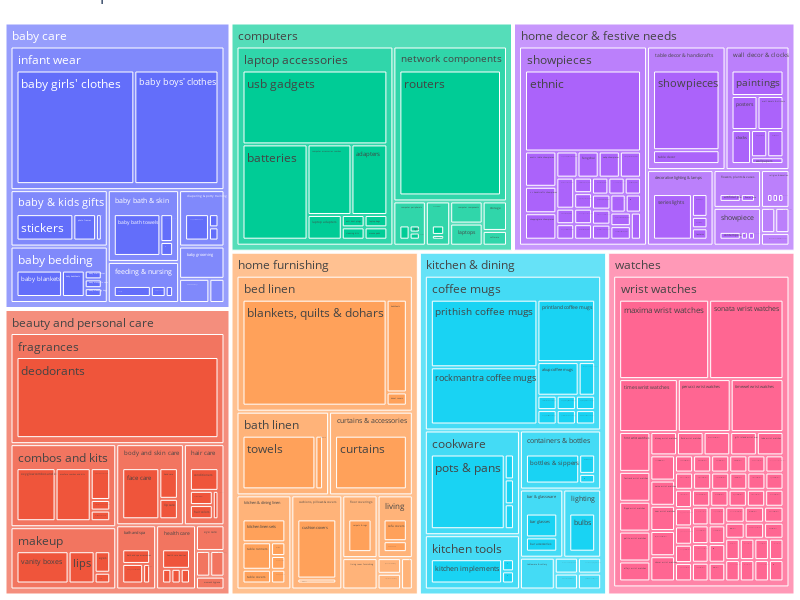

Notebook cell for this chart:
### Markdown cell above
Je visualize avec Treemap pour observer la différence de rendu avec sunburst pour utiliser lors de la présentation

### Code cell
fig = px.treemap(df, path=['category_lvl_1', 'category_lvl_2', 'category_lvl_3'])  
  
fig.update_layout(  
    margin=dict(t=0, l=0, r=0, b=0),  
    width=800,  
    height=600,  
    title="Treemap Chart"  
)  
  
fig.show()

### Figure 1 — Plotly figure (JSON) as saved in the notebook; plotly's stock layout.template omitted (floating-point values rounded to 4 significant figures; data arrays with more than 128 entries replaced by an {"elided": "..."} marker saying what was removed)
{"data": [{"branchvalues": "total", "domain": {"x": [0, 1], "y": [0, 1]}, "hovertemplate": "labels=%{label}<br>count=%{value}<br>parent=%{parent}<br>id=%{id}<extra></extra>", "ids": {"elided": "310 str values"}, "labels": {"elided": "310 str values"}, "name": "", "parents": {"elided": "310 str values"}, "type": "treemap", "values": {"elided": "310 int values"}}], "layout": {"height": 600, "legend": {"tracegroupgap": 0}, "margin": {"b": 0, "l": 0, "r": 0, "t": 0}, "title": {"text": "Treemap Chart"}, "width": 800}}
